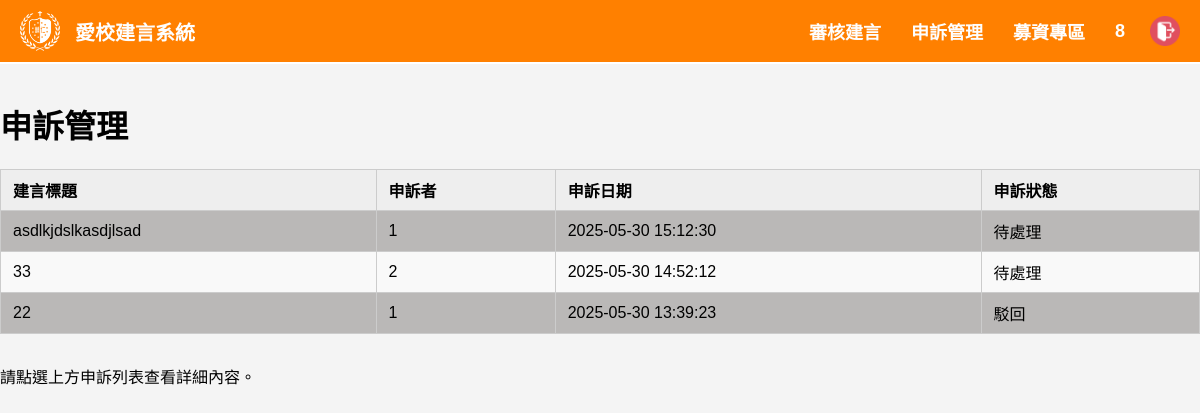
The page /appeals_manage.php (signed in) on the database its author committed.
### tables this page shows
CREATE TABLE `appeals` (
  `appeal_id` int(11) NOT NULL,
  `e_id` int(50) NOT NULL,
  `accounts` int(50) NOT NULL,
  `appeal_text` text NOT NULL,
  `appeal_date` datetime DEFAULT current_timestamp(),
  `status` varchar(20) DEFAULT 'pending',
  `reply_text` text DEFAULT NULL,
  `reply_date` datetime DEFAULT NULL
);

CREATE TABLE `event` (
  `e_id` int(50) NOT NULL,
  `e_title` varchar(100) NOT NULL COMMENT '標題',
  `e_text` varchar(500) NOT NULL COMMENT '內文',
  `e_time` date NOT NULL COMMENT '日期',
  `e_picture` blob NOT NULL COMMENT '圖片',
  `accounts` int(50) NOT NULL COMMENT '提案人帳號',
  `e_type` int(10) NOT NULL
);

CREATE TABLE `user` (
  `accounts` int(50) NOT NULL COMMENT '帳號',
  `gmail` varchar(50) NOT NULL COMMENT 'gmail',
  `password` varchar(255) NOT NULL COMMENT '密碼',
  `permissions` varchar(10) NOT NULL COMMENT '權限',
  `name` varchar(50) NOT NULL
);

### appeals_manage.php (the view, shortened to what this page needs)
<?php
include('db.php');
include('header.php');
function statusToChinese($status)
{
    return match ($status) {
        'pending' => '待處理',
        'resolved' => '已處理',
        'rejected' => '駁回',
        default => htmlspecialchars($status),
    };
}
$sql = "SELECT a.appeal_id, e.e_title, u.name, a.appeal_date, a.status
        FROM appeals a
        JOIN event e ON a.e_id = e.e_id
        JOIN user u ON a.accounts = u.accounts
        ORDER BY a.appeal_date DESC";
$result = $conn->query($sql);
$detail = null;
?>
<!DOCTYPE html>
<html lang="zh-TW">
<head>
    <link rel="stylesheet" href="new.css" />
</head>
<body>
    <h1>申訴管理</h1>
    <table>
        <thead>
            <tr>
                <th>建言標題</th>
                <th>申訴者</th>
                <th>申訴日期</th>
                <th>申訴狀態</th>
            </tr>
        </thead>
        <tbody>
            <?php while ($row = $result->fetch_assoc()): ?>
                <tr onclick="window.location='appeals_manage.php?appeal_id=<?= $row['appeal_id'] ?>'">
                    <td><?= htmlspecialchars($row['e_title']) ?></td>
                    <td><?= htmlspecialchars($row['name']) ?></td>
                    <td><?= htmlspecialchars($row['appeal_date']) ?></td>
                    <td><?= statusToChinese($row['status']) ?></td>
                </tr>
            <?php endwhile; ?>
        </tbody>
    </table>
    <?php if ($detail): ?>
        <div class="detail-container">
            <h2>申訴詳情</h2>
            <p><strong>建言標題：</strong><?= htmlspecialchars($detail['e_title']) ?></p>
            <p><strong>申訴者：</strong><?= htmlspecialchars($detail['name']) ?></p>
            <p><strong>申訴內容：</strong><br><?= nl2br(htmlspecialchars($detail['appeal_text'])) ?></p>
            <p><strong>申訴狀態：</strong><?= statusToChinese($detail['status']) ?></p>
            <p><strong>申訴日期：</strong><?= htmlspecialchars($detail['appeal_date']) ?></p>
            <form method="POST" action="appeal_reply_process.php">
                <input type="hidden" name="appeal_id" value="<?= $detail['appeal_id'] ?>" />
                <label for="reply_text">回覆內容：</label><br>
                <textarea name="reply_text" id="reply_text" rows="5" style="width:100%;"><?= htmlspecialchars($detail['reply_text']) ?></textarea><br>
                <label for="status">更新狀態：</label>
                <select name="status" id="status">
                    <option value="pending" <?= $detail['status'] === 'pending' ? 'selected' : '' ?>>待處理</option>
                    <option value="resolved" <?= $detail['status'] === 'resolved' ? 'selected' : '' ?>>已處理</option>
                    <option value="rejected" <?= $detail['status'] === 'rejected' ? 'selected' : '' ?>>駁回</option>
                </select><br><br>
                <button type="submit">送出回覆</button>
            </form>
        </div>
    <?php else: ?>
        <p>請點選上方申訴列表查看詳細內容。</p>
    <?php endif; ?>
</body>
</html>

### new.css (style rules this page uses)
:root { --orange1: #ff8000; --orange2: #FFAF60; --color-white: #fefefe; }
* { box-sizing: border-box; }
html, body { font-family: '微軟正黑體', arial; background-color: #f4f4f4; margin: 0; padding: 0; width: 100%; height: 100%; }
body { font-family: '微軟正黑體', sans-serif; background-color: #f4f4f4; margin: 0; padding: 0; padding-top: 80px; }

### appeals_manage.php (style rules this page uses)
table { width: 100%; border-collapse: collapse; margin-bottom: 30px; }
th, td { border: 1px solid #ccc; padding: 8px 12px; text-align: left; }
th { background-color: #eee; }
tbody tr:nth-child(even) { background-color: #f9f9f9; }
tbody tr:nth-child(odd) { background-color: rgb(186, 184, 183); }

### rows shown on the page
appeals: e.e_title "asdlkjdslkasdjlsad", accounts.name "1", appeal_date "2025-05-30 15:12:30", status "待處理"
appeals: e.e_title "33", accounts.name "2", appeal_date "2025-05-30 14:52:12", status "待處理"
appeals: e.e_title "22", accounts.name "1", appeal_date "2025-05-30 13:39:23", status "駁回"

### other values the page prints
$_SESSION['name'] "8"
